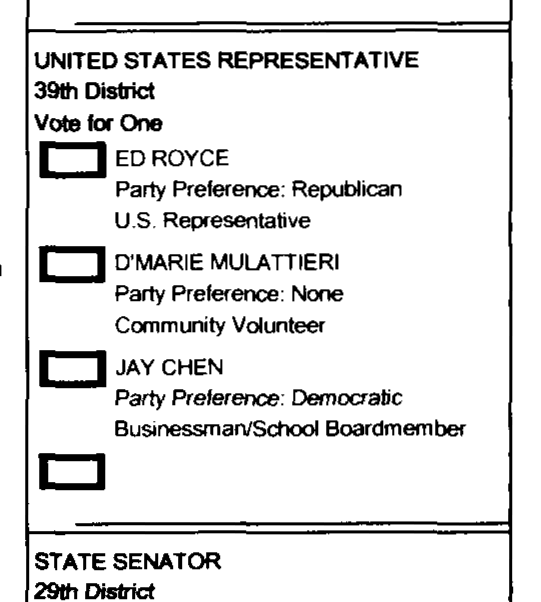
#> input picture opencount/sample_code/contest_oc.png, 541 x 602 px
$ python create_testset.py ../sample_code out   (Python 2 division)   (older library calls are emulated)
#> lines starting #> are read from the running program, lines starting #| are printed output that depends on the picture
import sys
import os
import time
import cPickle as pickle
import argparse
from os.path import join as pathjoin

import numpy as np
import scipy.misc
import scipy.ndimage
import cv

"""
A script that generates a synthetic testset to evaluate alignment
algorithms.
For each input voted ballot image, varying amounts of translation,
rotation, noise, and illumination differences are added to the image
and saved to disk.
"""

DESCRIPTION = """Creates a synthetic testset to allow quantitative
evaluation of global alignment strategies.
For each image Isrc, we perturb it with varying amounts of rotation,
translation, noise, intensity-modifications.
"""


def fastFlip(I):
    Icv = cv.fromarray(np.copy(I))
    I1cv = cv.CreateMat(I.shape[0], I.shape[1], Icv.type)
    cv.Flip(Icv, I1cv, -1)
    Iout = np.asarray(I1cv)
    return Iout


def create_testset(imgpaths, outdir, args,
                   X, Y, STEP_TRANS_X, STEP_TRANS_Y,
                   THETA, STEP_ROT,
                   MEAN, STD, BRIGHT_AMT, BRIGHT_STEP,
                   img2flip=None):
    """ Synthetically-perturbs each image I in IMGPATHS, then stores
    it to OUTDIR.
    """
    def saveimg(I, idx, x, y, theta, bright_amt):
        if args.dontsave:
            return None
        rootdir = os.path.join(outdir, str(idx))
        if not os.path.exists(rootdir):
            os.makedirs(rootdir)
        outname = "img{0}_{1}_{2}_{3}.png".format(x, y, theta, bright_amt)
        outpath = os.path.join(rootdir, outname)
        scipy.misc.imsave(outpath, I)
        return outpath
    cnt = 0
    # maps {str src_imP: [(str dst_imP, x, y, theta, bright_amt), ...]
    src2dsts = {}
    dst2src = {}  # maps {str dst_imP: str src_imP}
    # Type-convert some floats to ints, just in case
    X, Y, STEP_TRANS_X, STEP_TRANS_Y = int(X), int(
        Y), int(STEP_TRANS_X), int(STEP_TRANS_Y)

    t_start = time.time()
    t_prev = time.time()
    N = len(imgpaths)
    step = N / 10  # Update every 10%
    cur_i = 0

    def update_status():
        if cur_i == 0:
            return
        t_cur = time.time()
        dur_step = t_cur - t_prev
        n_remain = N - cur_i
        try:
            est_time = ((dur_step / float(step)) *
                        n_remain) / 60.0  # In Minutes
            print "...{0:.2f}% done... ({1} images left, {2:.4f} min. left)...".format(100.0 * (cur_i / float(N)),
                                                                                       n_remain,
                                                                                       est_time)
            return True
        except ZeroDivisionError as e:
            print "...{0:.2f}% done... ({1} images left))...".format(100.0 * (cur_i / float(N)),
                                                                     n_remain)
            return True
        return False

    for idx, imgpath in enumerate(sorted(imgpaths)):
        did_update = update_status()
        if did_update:
            t_prev = time.time()
        if not args.dontsave:
            I = scipy.misc.imread(imgpath, flatten=True)
        else:
            I = np.zeros((2 * (Y + 1), 2 * (X + 1)), dtype='uint8')
        if I is not None and img2flip is not None and img2flip[imgpath]:
            I = fastFlip(I)
        for x in range(-X, X, STEP_TRANS_X):
            Ix = np.zeros(I.shape, dtype=I.dtype)
            if x == 0:
                Ix[:, :] = I
            elif x < 0:
                Ix[:, :x] = I[:, -x:]
            else:
                Ix[:, x:] = I[:, :-x]
            for y in range(-Y, Y, STEP_TRANS_Y):
                Ixy = np.zeros(I.shape, dtype=I.dtype)
                if y == 0:
                    Ixy[:, :] = Ix
                elif y < 0:
                    Ixy[:y, :] = Ix[-y:, :]
                else:
                    Ixy[y:, :] = Ix[:-y, :]
                for theta in np.linspace(-THETA, THETA, num=((2 * THETA / STEP_ROT) + 1), endpoint=True):
                    if not args.dontsave:
                        Ixyt = scipy.ndimage.rotate(Ixy, theta, reshape=False)
                    else:
                        Ixyt = Ixy
                    brightamt_iter = np.linspace(-BRIGHT_AMT, BRIGHT_AMT, num=(
                        2 * BRIGHT_AMT / BRIGHT_STEP), endpoint=True) if BRIGHT_AMT is not None else [0]
                    for bright_amt in brightamt_iter:
                        Ixytb = Ixyt + bright_amt
                        if MEAN is not None and STD is not None:
                            noise = np.random.normal(
                                MEAN, STD, size=(Ixytb.shape))
                            Ixytb += noise
                        Ixytb[np.where(Ixytb < 0)] = 0
                        Ixytb[np.where(Ixytb > 255)] = 255
                        outpath = saveimg(Ixytb, idx, x, y, theta, bright_amt)
                        src2dsts.setdefault(imgpath, []).append(
                            (outpath, x, y, theta, bright_amt))
                        dst2src[outpath] = imgpath
                        cnt += 1
        cur_i += 1
    return cnt, src2dsts, dst2src


def parse_args():
    parser = argparse.ArgumentParser(description=DESCRIPTION)
    # Positional Arguments
    parser.add_argument("imgsdir", help="Directory of images \
to create the testset from. (Alternate: imgpath, or OpenCount projdir)")
    parser.add_argument("outdir", help="Output path to store testset.")
    # Optional Arguments
    parser.add_argument("--as_projdir", help="If given, then treat IMGSDIR positional \
argument as a directory to an OpenCount project directory. Sample N ballots from \
each M groups to create the testset from. If N/M is -1, then do all ballots/groups.",
                        nargs=2, type=int,
                        metavar=("N", "M"),
                        default=None)
    parser.add_argument("--side", help="Specify which ballot side to use, in conjunction \
with --as_projdir. 0 is front, 1 is back, etc.",
                        type=int)

    parser.add_argument("--dontsave", help="Don't save the warped images to OUTDIR. \
Instead, the eval_align.py script will load the src img, warp it, and then perform \
the alignment.",
                        action="store_true", default=False)

    parser.add_argument("--trans", help="Adds horizontal/vertical amount of translation in the ranges \
[-X, X], [-Y, Y] with a step size given by STEPX/STEPY. Default: [X=12,Y=12,STEPX=4,STEPY=4]",
                        nargs=4, type=float,
                        metavar=("X", "STEPX", "Y", "STEPY"),
                        default=(12, 6, 12, 6))
    parser.add_argument("--rot", help="Adds an amount of rotation in the range [-THETA, THETA] with step \
size given by STEP. Default: [THETA=1.2,STEP=0.4]",
                        nargs=2, type=float,
                        metavar=("THETA", "STEP"),
                        default=(0.6, 0.4))
    parser.add_argument("--brightness", help="Adds a constant amount to each pixel intensity value (saturating \
at 0 and 255) in the range [-AMT, AMT] with stepsize STEP.",
                        nargs=2, type=float,
                        metavar=("AMT", "STEP"),
                        default=(None, None))
    parser.add_argument("--noise", help="Adds noise to the image by sampling from a gaussian distribution \
with mean MEAN, std deviation STD.",
                        nargs=2, type=float,
                        metavar=("MEAN", "STD"),
                        default=(None, None))

    parser.add_argument("--alt_voteddir", help="(For use w/ --as_projdir) Use an alternate root voteddir \
directory. Bit of a one-off feature for Eric to apply grouping results to a voteddir whose images were \
compressed.")

    args = parser.parse_args()
    imgsdir, outdir = args.imgsdir, args.outdir

    X, STEP_TRANS_X, Y, STEP_TRANS_Y = args.trans
    THETA, STEP_ROT = args.rot
    BRIGHT_AMT, BRIGHT_STEP = args.brightness
    MEAN, STD = args.noise
    ALT_VOTEDDIR = args.alt_voteddir

    return (X, Y, STEP_TRANS_X, STEP_TRANS_Y, THETA, STEP_ROT, MEAN, STD,
            BRIGHT_AMT, BRIGHT_STEP,
            args,
            imgsdir, outdir, ALT_VOTEDDIR)


def main():
    X, Y, STEP_TRANS_X, STEP_TRANS_Y, THETA, STEP_ROT, MEAN, STD, BRIGHT_AMT, BRIGHT_STEP, args, imgsdir, outdir, alt_voteddir = parse_args()

    if not args.as_projdir:
        imgpaths = []
        if not os.path.isdir(imgsdir):
            imgpaths = [imgsdir]
        else:
            for dirpath, dirnames, filenames in os.walk(imgsdir):
                for imgname in [f for f in filenames if f.lower().endswith('.png')]:
                    imgpath = os.path.join(dirpath, imgname)
                    imgpaths.append(imgpath)
        img2flip_ = None
    else:
        imgpaths = []
        img2flip_ = {}
        projdir = imgsdir
        grp2bals = pickle.load(open(pathjoin(projdir, 'group_to_ballots.p')))
        bal2imgs = pickle.load(open(pathjoin(projdir, 'ballot_to_images.p')))
        img2flip_proj = pickle.load(open(pathjoin(projdir, 'image_to_flip.p')))
        img2page = pickle.load(open(pathjoin(projdir, 'image_to_page.p')))
        # TARGET_LOCS_MAP: maps {int groupID: {int page: [CONTEST_i, ...]}}, where each
        #     CONTEST_i is: [contestbox, targetbox_i, ...], where each
        #     box := [x1, y1, width, height, id, contest_id]
        grp2targets = pickle.load(open(pathjoin(projdir, 'target_locs_map.p')))

        def get_proj_voteddir():
            proj = pickle.load(open(pathjoin(projdir, 'proj.p')))
            return proj.voteddir

        def has_targets(grpid, side):
            return len(grp2targets[grpid].get(side, [])) >= 1

        voteddir_root = get_proj_voteddir()

        grp2bals_items = sorted(grp2bals.items(), key=lambda t: -len(t[1]))
        LIMIT_BAL, LIMIT_GRP = args.as_projdir
        n_grps = 0
        for i, (grpid, balids) in enumerate(grp2bals_items):
            if LIMIT_GRP != -1 and n_grps >= LIMIT_GRP:
                break
            if args.side is not None and not has_targets(grpid, args.side):
                continue  # Avoid empty groups counting towards N_GRPS
            for j, balid in enumerate(balids):
                if LIMIT_BAL != -1 and j >= LIMIT_BAL:
                    break
                bal_imgpaths = sorted(
                    bal2imgs[balid], key=lambda imP: img2page[imP])
                if not alt_voteddir:
                    for side, imgpath in enumerate(bal_imgpaths):
                        if (args.side is not None and args.side != side) or not has_targets(grpid, side):
                            continue  # This isn't a side we care about
                        imgpaths.append(imgpath)
                        img2flip_[imgpath] = img2flip_proj[imgpath]
                else:
                    for side, imgpath_old in enumerate(bal_imgpaths):
                        if (args.side is not None and args.side != side) or not has_targets(grpid, side):
                            continue  # This isn't a side we care about
                        rp = os.path.relpath(os.path.abspath(
                            imgpath_old), os.path.abspath(voteddir_root))
                        imgpath_new = pathjoin(alt_voteddir, rp)
                        imgpaths.append(imgpath_new)
                        img2flip_[imgpath_new] = img2flip_proj[imgpath_old]
            n_grps += 1

    if not os.path.exists(outdir):
        os.makedirs(outdir)
    if args.dontsave:
        print "(Info) --dontsave was passed. Not saving any images to outdir."

    f_info = open(pathjoin(outdir, 'info.txt'), 'w')
    print >>f_info, "X: {0}  STEP_X: {1}".format(X, STEP_TRANS_X)
    print >>f_info, "Y: {0}  STEP_Y: {1}".format(Y, STEP_TRANS_Y)
    print >>f_info, "THETA: {0}  STEP_THETA: {1}".format(THETA, STEP_ROT)
    print >>f_info, "NOISE_MEAN: {0}  NOISE_STD: {1}".format(MEAN, STD)
    print >>f_info, "BRIGHT_AMT: {0}  BRIGHT_AMT: {1}".format(
        BRIGHT_AMT, BRIGHT_STEP)
    print >>f_info, sys.argv
    f_info.close()

    print "...Creating testset from {0} to {1}...".format(imgsdir, outdir)
    t = time.time()
    cnt, src2dsts, dst2src,  = create_testset(imgpaths, outdir, args,
                                              X, Y, STEP_TRANS_X, STEP_TRANS_Y,
                                              THETA, STEP_ROT,
                                              MEAN, STD,
                                              BRIGHT_AMT, BRIGHT_STEP,
                                              img2flip=img2flip_)
#> the loop in create_testset, `for x in range(-X, X, STEP_TRANS_X):` made 4 passes
#> pass 1, in saveimg, `scipy.misc.imsave(outpath, I)`:
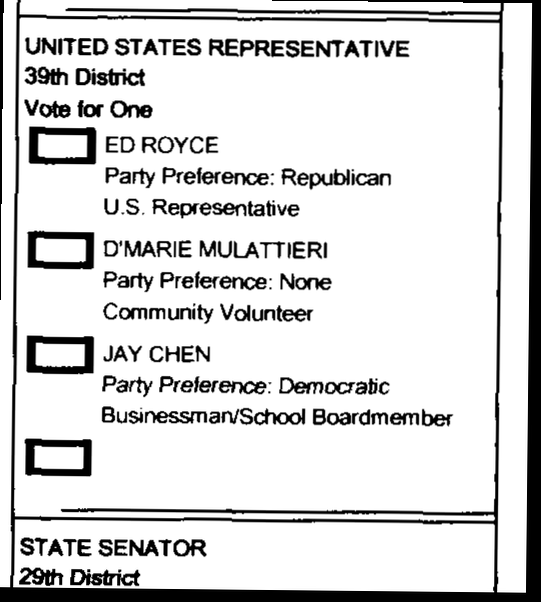
#> saved as img-12_-12_-0.6_0.png: PIL image 541x602 L; min 0, max 255, mean 215.6
#> pass 1, in saveimg (call 2), `scipy.misc.imsave(outpath, I)`:
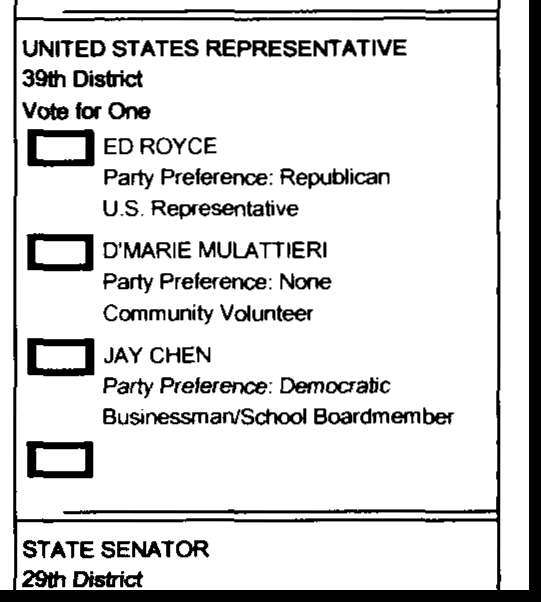
#> saved as img-12_-12_0.0_0.png: PIL image 541x602 L; min 0, max 255, mean 216.5
#> pass 1, in saveimg (call 3), `scipy.misc.imsave(outpath, I)`:
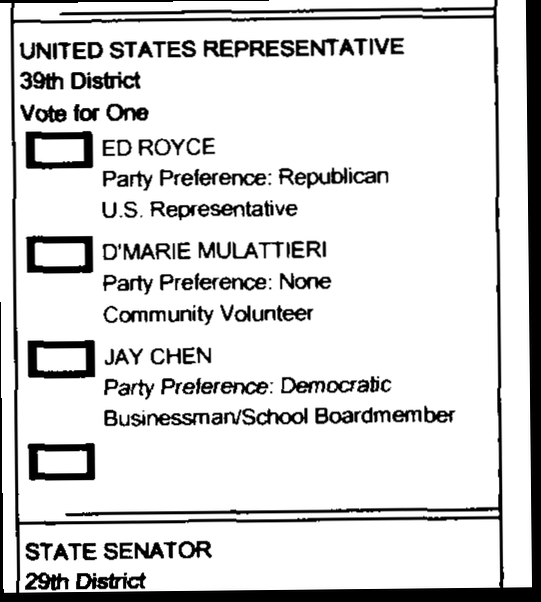
#> saved as img-12_-12_0.6_0.png: PIL image 541x602 L; min 0, max 255, mean 215.6
#> pass 1, in saveimg (call 4), `scipy.misc.imsave(outpath, I)`:
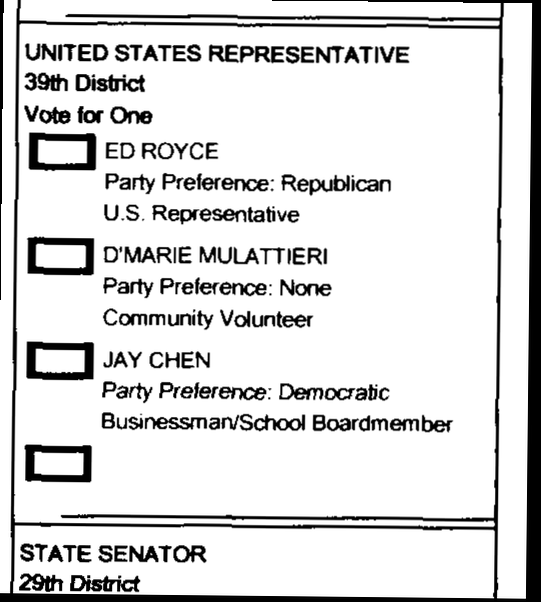
#> saved as img-12_-6_-0.6_0.png: PIL image 541x602 L; min 0, max 255, mean 218.1
#> after the loop in create_testset, `for x in range(-X, X, STEP_TRANS_X):`:
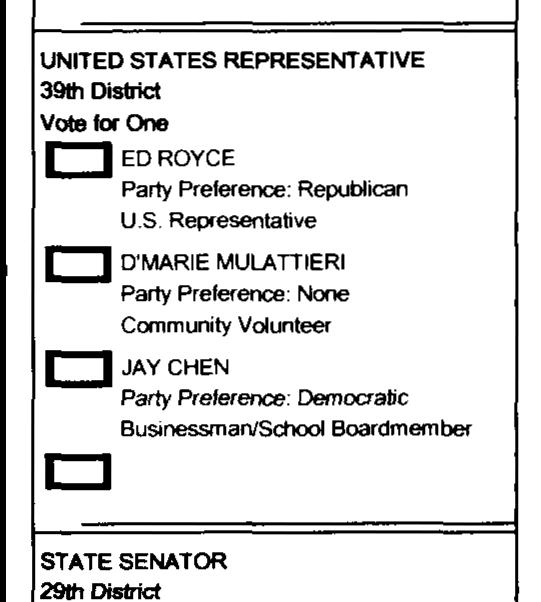
#> Ix: shape (602, 541) float32; min 0, max 255, mean 224.3
#> after the loop in create_testset, `for x in range(-X, X, STEP_TRANS_X):`:
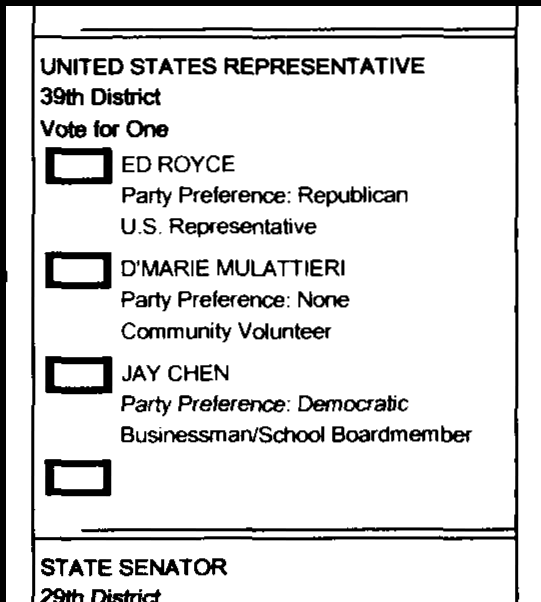
#> Ixy: shape (602, 541) float32; min 0, max 255, mean 222
#> after the loop in create_testset, `for x in range(-X, X, STEP_TRANS_X):`:
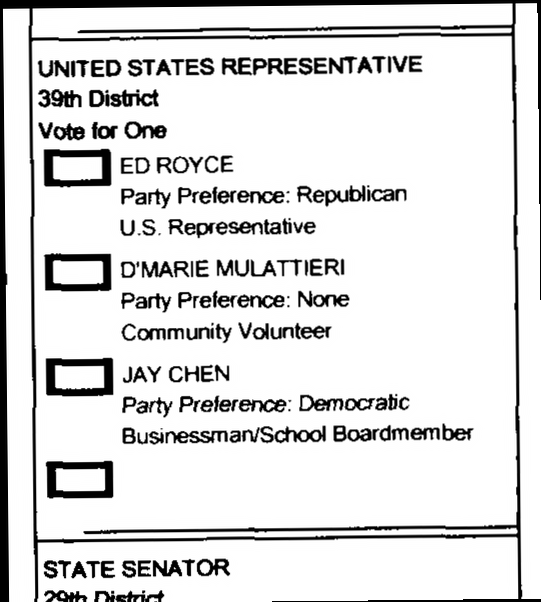
#> Ixytb: shape (602, 541) float32; min 0, max 255, mean 221.1
#> after the loop in create_testset, `for x in range(-X, X, STEP_TRANS_X):`: cnt = 48; dst2src = 48 items; src2dsts = 1 item
#> cnt = 48; src2dsts = 1 item; dst2src = 48 items
    dur = time.time() - t
    print "...Done ({0}s). Saved {1} images to {2}.".format(dur, cnt, outdir)
#> (printed output is left out)
    pickle.dump(src2dsts, open(os.path.join(outdir, 'src2dsts.p'), 'wb'))
    pickle.dump(dst2src, open(os.path.join(outdir, 'dst2src.p'), 'wb'))
    pickle.dump(img2flip_, open(os.path.join(outdir, 'src2flip.p'), 'wb'))

if __name__ == '__main__':
    main()
